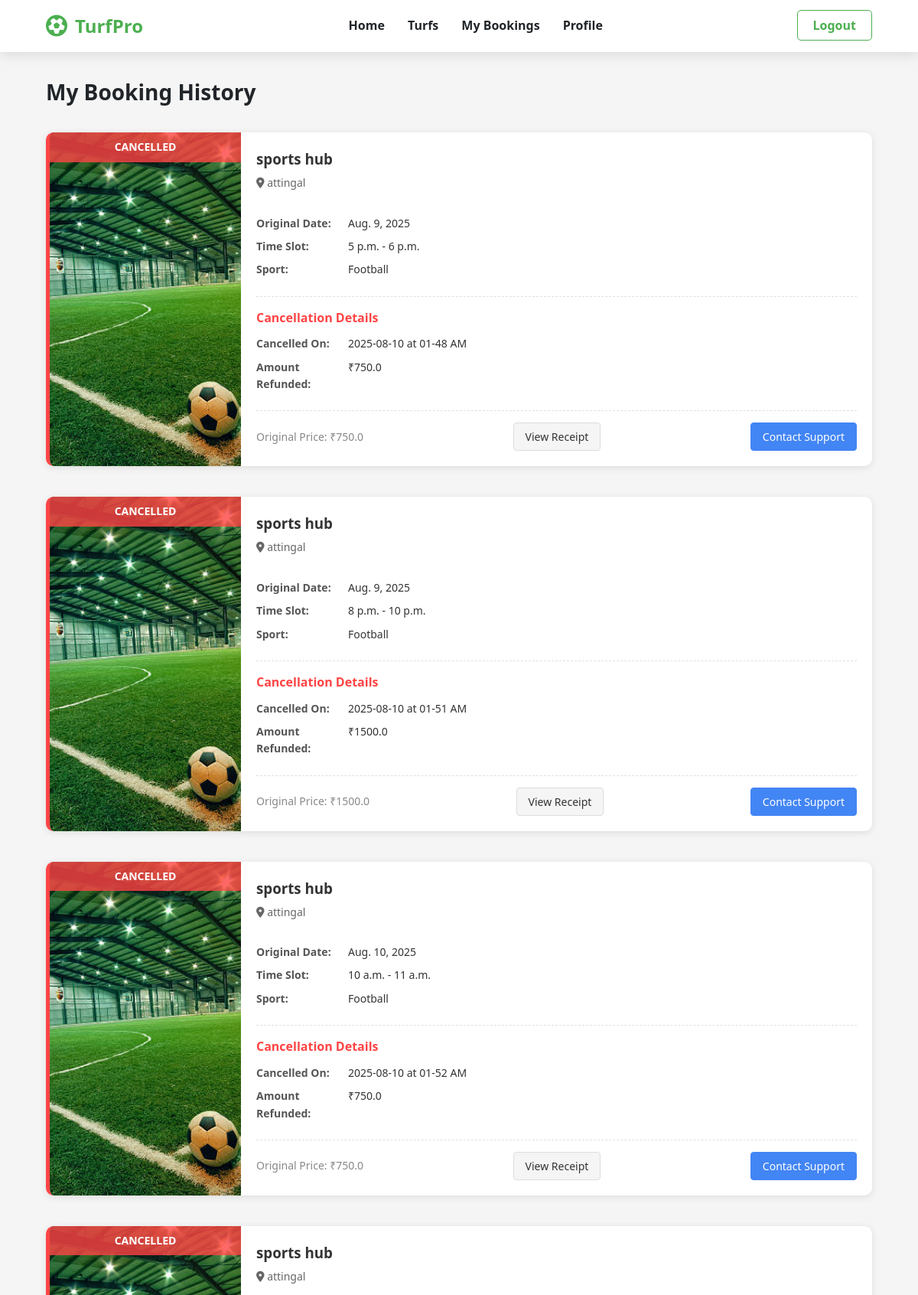
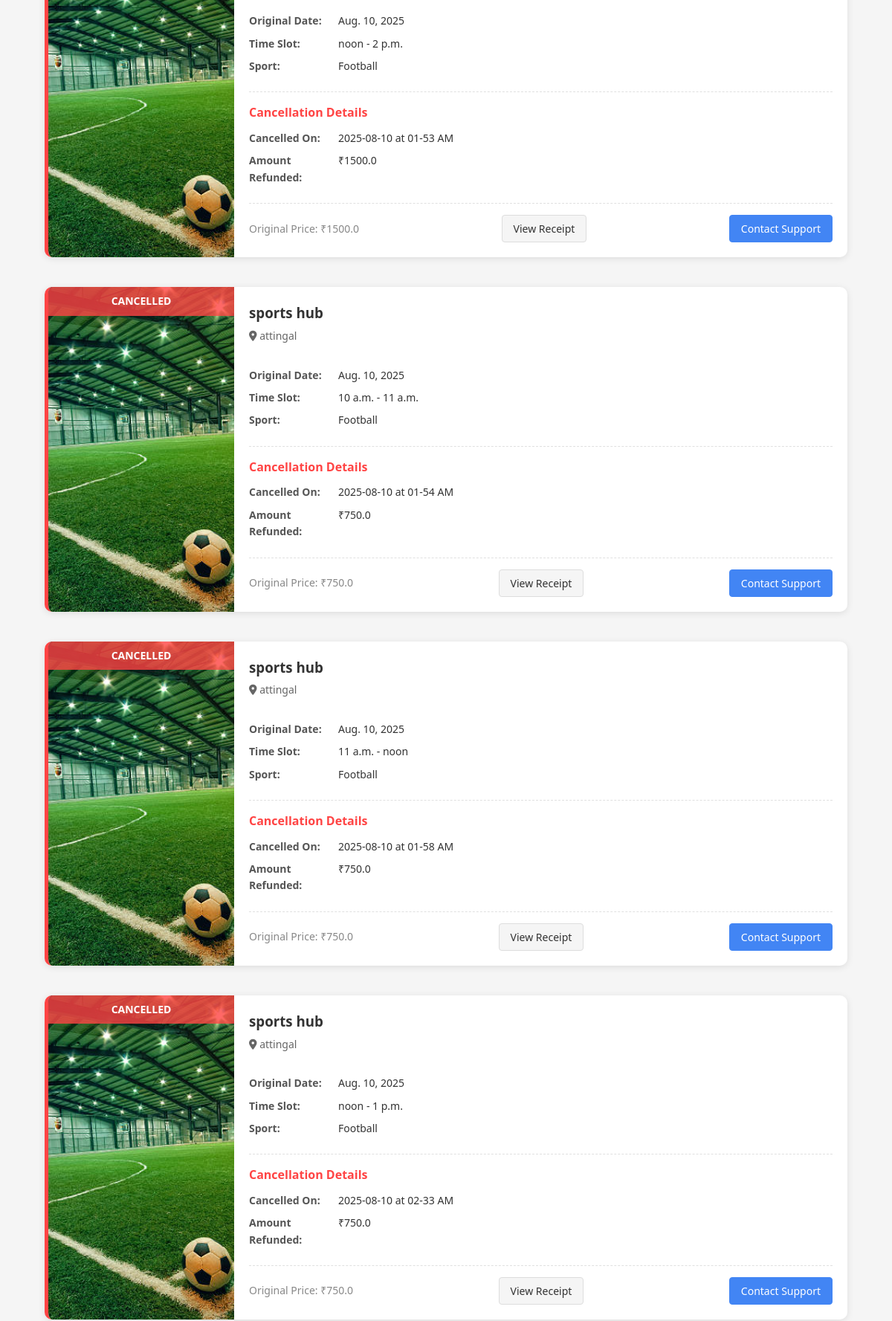
Screenshot of /player_booking/ (signed in, upper part) with the database file from the repository (2 pictures, top to bottom).
### Turfapp/models.py (models this page shows, shortened)
class Cancelled_booking(models.Model):
    user = models.ForeignKey(CustomUser, on_delete=models.CASCADE, related_name='cancelled_bookings')
    turf = models.ForeignKey(Turf_details, on_delete=models.CASCADE, related_name='cancelled_bookings')
    date = models.DateField()
    start_time = models.TimeField()
    end_time = models.TimeField()
    status = models.CharField(max_length=10,default='cancelled',editable=False)
    cancelled_at = models.DateTimeField(auto_now_add=True)
    @property
    def duration_hours(self):
        from datetime import datetime, timedelta
        start = datetime.combine(self.date, self.start_time)
        end = datetime.combine(self.date, self.end_time)
        duration = end - start
        return duration.total_seconds() / 3600
    @property
    def total_price(self):
        return self.duration_hours * float(self.turf.price)

class Turf_details(models.Model):
    owner = models.ForeignKey(CustomUser, on_delete=models.CASCADE, related_name='turf')
    name = models.CharField(max_length=20,unique='true')
    location = models.CharField(max_length=50)
    price = models.CharField(max_length=5)
    opening_time = models.TimeField(null=True, blank=True)
    closing_time = models.TimeField(null=True, blank=True)
    sport_types = models.ManyToManyField(SportType, related_name='turf')
    image = models.ImageField(upload_to='turf_images/', null=True, blank=True)
    length = models.FloatField(null=True, blank=True)
    width = models.FloatField(null=True, blank=True)
    has_floodlight = models.BooleanField(default=False)
    has_drinking_water = models.BooleanField(default=False)
    is_approved = models.BooleanField(default=False)
    PLAYER_CAPACITY_CHOICES = [
        ('5', "5's"),
        ('7', "7's"),
        ('11', "11's"),
    ]
    player_capacity = models.CharField(
        max_length=2,
        choices=PLAYER_CAPACITY_CHOICES,
        null=True,
        blank=True
    )
    extra_features = models.TextField(
        null=True,
        blank=True,
        help_text="Any other features not listed above"
    )
    STATUS_CHOICES =[('enabled','Enabled'),('disabled','Disabled')]
    status = models.CharField(max_length=10,choices=STATUS_CHOICES,default='enabled')

### Turfapp/views.py (the view)
# urls.py: path("player_booking/",views.Booking_history,name='player_booking'),
@login_required
def Booking_history(request):
    user_id = request.user.id
    bookings = Booking.objects.filter(user_id=user_id).order_by('date', 'start_time')
    cancelled = Cancelled_booking.objects.filter(user_id=request.user.id).order_by('cancelled_at')
    return render(request,'player_booking.html',{'bookings':bookings,'cancelled':cancelled})

### Turfapp/templates/player_booking.html (shortened to what this page needs)
<!DOCTYPE html>
<html lang="en">
<head>
    <link rel="stylesheet" href="https://cdnjs.cloudflare.com/ajax/libs/font-awesome/6.4.0/css/all.min.css">
</head>
<body>
    <header>
        <nav class="navbar">
            <a href="index.html" class="logo">
                <i class="fas fa-futbol"></i>
                TurfPro
            </a>
            <ul class="nav-links">
                <li><a href="{% url 'home' %}">Home</a></li>
                <li><a href="{% url 'turfs' %}">Turfs</a></li>
                <li><a href="{% url 'player_booking' %}" class="active">My Bookings</a></li>
                <li><a href="{% url 'profile' %}">Profile</a></li>
            </ul>
            <div class="nav-buttons">
                <a href="#" class="btn btn-outline">Logout</a>
            </div>
        </nav>
    </header>
    <div class="main-container">
        <div class="page-header">
            <h1>My Booking History</h1>
        </div>
        <div class="booking-list" id="bookingList">
             {% for cancel in cancelled %}
            <div class="cancelled-booking-card">
                <div class="cancelled-booking-image">
                    <img src="{{ cancel.turf.image.url }}">
                    <div class="cancelled-overlay">CANCELLED</div>
                </div>
                <div class="cancelled-booking-content">
                    <div class="cancelled-booking-header">
                        <h3>{{ cancel.turf.name }}</h3>
                        <div class="location">
                            <i class="fas fa-map-marker-alt"></i> {{ cancel.turf.location }}
                        </div>
                    </div>
                    <div class="original-booking-info">
                        <div class="info-row">
                            <span class="label">Original Date:</span>
                            <span class="value">{{ cancel.date }}</span>
                        </div>
                        <div class="info-row">
                            <span class="label">Time Slot:</span>
                            <span class="value">{{ cancel.start_time }} - {{ cancel.end_time }}</span>
                        </div>
                        <div class="info-row">
                            <span class="label">Sport:</span>
                            <span class="value">Football</span>
                        </div>
                    </div>
                    <div class="cancellation-details">
                        <h4>Cancellation Details</h4>
                        <div class="info-row">
                            <span class="label">Cancelled On:</span>
                            <span class="value">{{ cancel.cancelled_at|date:"Y-m-d" }} at {{ cancel.cancelled_at|date:"h-i A" }}</span>
                        </div>
                        <div class="info-row">
                            <span class="label">Amount Refunded:</span>
                            <span class="value">₹{{ cancel.total_price }}</span>
                        </div>
                    </div>
                    <div class="cancelled-booking-footer">
                        <div class="original-price">
                            <span>Original Price: ₹{{ cancel.total_price }}</span>
                        </div>
                        <button class="view-receipt-btn">View Receipt</button>
                        <button class="contact-support-btn">Contact Support</button>
                    </div>
                </div>
            </div>
            {% endfor %}
        </div>
</body>
</html>

### Turfapp/templates/player_booking.html (style rules this page uses)
:root { --primary: #4CAF50; --primary-dark: #45a049; --primary-light: #e8f5e9; --light: #f8f9fa; --dark: #212529; --gray: #6c757d; --error: #e74c3c; --shadow: 0 5px 15px rgba(0, 0, 0, 0.1); }
* { margin: 0; padding: 0; box-sizing: border-box; font-family: 'Segoe UI', Tahoma, Geneva, Verdana, sans-serif; }
body { background-color: #f5f5f5; color: var(--dark); line-height: 1.6; }
header { background-color: white; box-shadow: var(--shadow); position: sticky; top: 0; z-index: 100; }
.navbar { display: flex; justify-content: space-between; align-items: center; padding: 15px 5%; max-width: 1400px; margin: 0 auto; }
.logo { display: flex; align-items: center; font-size: 24px; font-weight: 700; color: var(--primary); text-decoration: none; }
.logo i { margin-right: 10px; font-size: 28px; }
.nav-links { display: flex; list-style: none; }
.nav-links li { margin-left: 30px; }
.nav-links a { text-decoration: none; color: var(--dark); font-weight: 600; transition: color 0.3s; }
.nav-buttons .btn { margin-left: 15px; padding: 8px 20px; border-radius: 5px; font-weight: 600; text-decoration: none; transition: all 0.3s; }
.btn-outline { border: 2px solid var(--primary); color: var(--primary); }
.main-container { max-width: 1400px; margin: 30px auto; padding: 0 5%; }
.page-header { display: flex; justify-content: space-between; align-items: center; margin-bottom: 30px; }
.page-header h1 { font-size: 28px; color: var(--dark); }
.booking-list { display: grid; gap: 20px; }
.btn-outline { border: 1px solid var(--primary); color: var(--primary); background: none; }
.cancelled-booking-card { display: flex; border-radius: 10px; overflow: hidden; box-shadow: 0 2px 10px rgba(0, 0, 0, 0.1); margin-bottom: 20px; background: white; border-left: 5px solid #ff4444; position: relative; }
.cancelled-booking-image { width: 250px; position: relative; }
.cancelled-booking-image img { width: 100%; height: 100%; object-fit: cover; }
.cancelled-overlay { position: absolute; top: 0; left: 0; width: 100%; background: rgba(255, 68, 68, 0.8); color: white; text-align: center; padding: 8px; font-weight: bold; text-transform: uppercase; font-size: 14px; }
.cancelled-booking-content { flex: 1; padding: 20px; display: flex; flex-direction: column; }
.cancelled-booking-header h3 { margin: 0 0 5px 0; color: #333; }
.location { color: #666; font-size: 14px; margin-bottom: 15px; }
.info-row { display: flex; margin-bottom: 8px; font-size: 14px; }
.label { font-weight: 600; color: #555; width: 120px; }
.value { color: #333; }
.original-booking-info { padding: 15px 0; border-bottom: 1px dashed #e0e0e0; }
.cancellation-details { padding: 15px 0; border-bottom: 1px dashed #e0e0e0; }
.cancellation-details h4 { margin: 0 0 10px 0; color: #ff4444; font-size: 16px; }
.cancelled-booking-footer { display: flex; justify-content: space-between; align-items: center; padding-top: 15px; margin-top: auto; }
.original-price { font-size: 14px; color: #888; }
.view-receipt-btn, .contact-support-btn { padding: 8px 15px; border-radius: 4px; font-size: 14px; cursor: pointer; margin-left: 10px; }
.view-receipt-btn { background: #f5f5f5; border: 1px solid #ddd; color: #333; }
.contact-support-btn { background: #4285f4; border: 1px solid #4285f4; color: white; }

### rows the page displays
Cancelled_booking: turf.image (picture), turf.name "sports hub", turf.location "attingal", date "Aug. 9, 2025", start_time "5 p.m.", end_time "6 p.m.", cancelled_at "2025-08-10", cancelled_at "01-48 AM", total_price "750.0"
Cancelled_booking: turf.image (picture), turf.name "sports hub", turf.location "attingal", date "Aug. 9, 2025", start_time "8 p.m.", end_time "10 p.m.", cancelled_at "2025-08-10", cancelled_at "01-51 AM", total_price "1500.0"
Cancelled_booking: turf.image (picture), turf.name "sports hub", turf.location "attingal", date "Aug. 10, 2025", start_time "10 a.m.", end_time "11 a.m.", cancelled_at "2025-08-10", cancelled_at "01-52 AM", total_price "750.0"
Cancelled_booking: turf.image (picture), turf.name "sports hub", turf.location "attingal", date "Aug. 10, 2025", start_time "noon", end_time "2 p.m.", cancelled_at "2025-08-10", cancelled_at "01-53 AM", total_price "1500.0"
Cancelled_booking: turf.image (picture), turf.name "sports hub", turf.location "attingal", date "Aug. 10, 2025", start_time "10 a.m.", end_time "11 a.m.", cancelled_at "2025-08-10", cancelled_at "01-54 AM", total_price "750.0"
Cancelled_booking: turf.image (picture), turf.name "sports hub", turf.location "attingal", date "Aug. 10, 2025", start_time "11 a.m.", end_time "noon", cancelled_at "2025-08-10", cancelled_at "01-58 AM", total_price "750.0"
Cancelled_booking: turf.image (picture), turf.name "sports hub", turf.location "attingal", date "Aug. 10, 2025", start_time "noon", end_time "1 p.m.", cancelled_at "2025-08-10", cancelled_at "02-33 AM", total_price "750.0"
